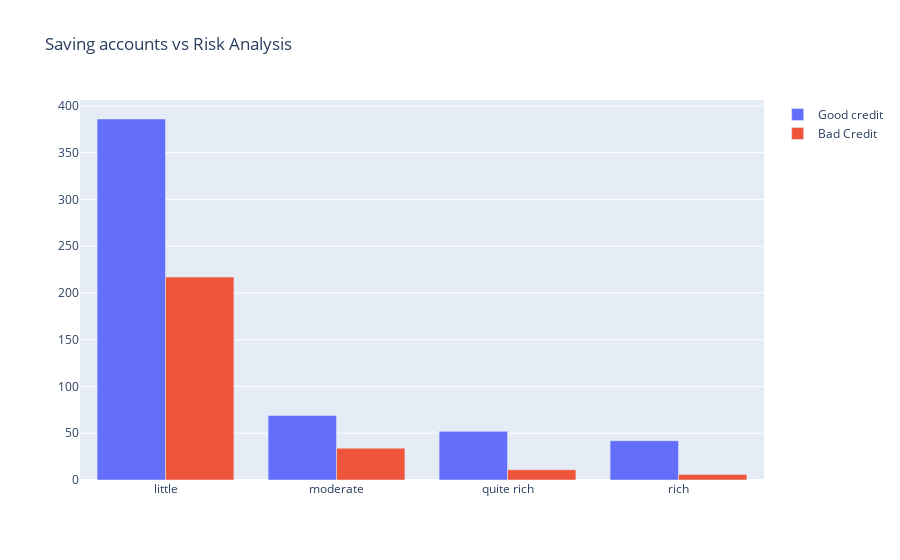

Source (notebook cell):
### Code cell
first = go.Bar(
    x = data[data["Risk"]== 'good']["Saving accounts"].value_counts().index.values,
    y = data[data["Risk"]== 'good']["Saving accounts"].value_counts().values,
    name='Good credit'
)


second = go.Bar(
    x = data[data["Risk"]== 'bad']["Saving accounts"].value_counts().index.values,
    y = data[data["Risk"]== 'bad']["Saving accounts"].value_counts().values,
    name="Bad Credit"
)

plot = [first, second]

layout = go.Layout(
    title='Saving accounts vs Risk Analysis'
)


fig = go.Figure(data=plot, layout=layout)

py.iplot(fig, filename='plt Saving accounts vs Risk')

### Figure 1 — Plotly figure (JSON) as saved in the notebook; plotly's stock layout.template omitted (floating-point values rounded to 4 significant figures)
{"data": [{"name": "Good credit", "type": "bar", "x": ["little", "moderate", "quite rich", "rich"], "y": [386, 69, 52, 42]}, {"name": "Bad Credit", "type": "bar", "x": ["little", "moderate", "quite rich", "rich"], "y": [217, 34, 11, 6]}], "layout": {"title": {"text": "Saving accounts vs Risk Analysis"}}}
